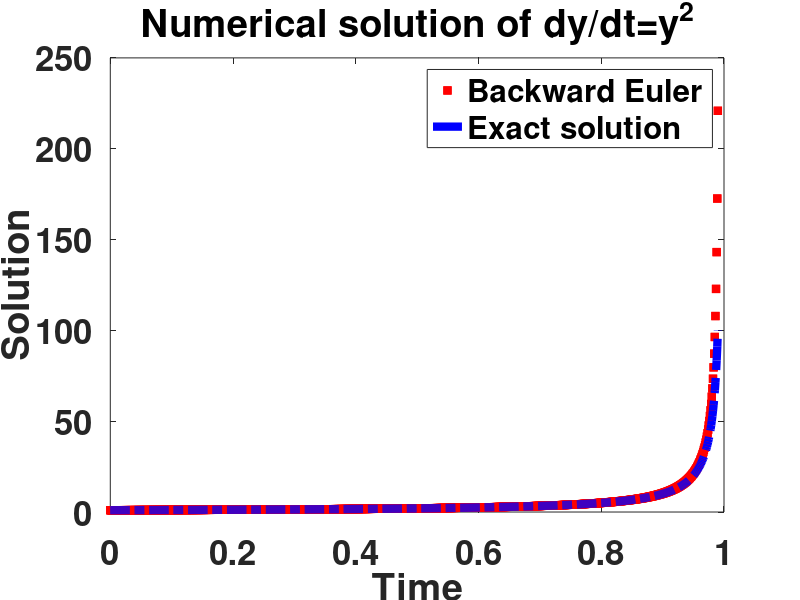

This chart was generated by the following MATLAB code:
% A program to solve y'=y^2 using the backward Euler
% method and Newton iteration
% This is not optimized and is very simple

set(0,'defaultaxesfontsize',25,'defaultaxeslinewidth',.7,...
'defaultlinelinewidth',6,'defaultpatchlinewidth',3.7,...
    'defaultaxesfontweight','bold')

n=1000; % Number of timesteps
Tmax=0.99; % Maximum time
y0=1; % Initial value
tol=0.1^10; % Tolerance for fixed point iterations
dt=Tmax/n; % Time step
y=zeros(1,n); % vector for discrete solution
t=zeros(1,n); % vector for times of discrete solution
y(1)=y0;
t(1)=0;
tic,        % start timing
for i=1:n
    yold=y(i); ynew=y(i); err=1;
    while err>tol
        ynew=yold-(yold-y(i)-dt*yold^2)/(1-2*dt*yold);
        err=abs(ynew-yold);
        yold=ynew;
    end
    y(i+1)=ynew;
    t(i+1)=t(i)+dt;
end
toc,        % stop timing
yexact=1./(1-t); max(abs(y-yexact)), % print maximum error
figure(1); clf; plot(t,y,'r+',t,yexact,'b-.');
xlabel Time; ylabel Solution; 
legend('Backward Euler','Exact solution');
title('Numerical solution of dy/dt=y^2');